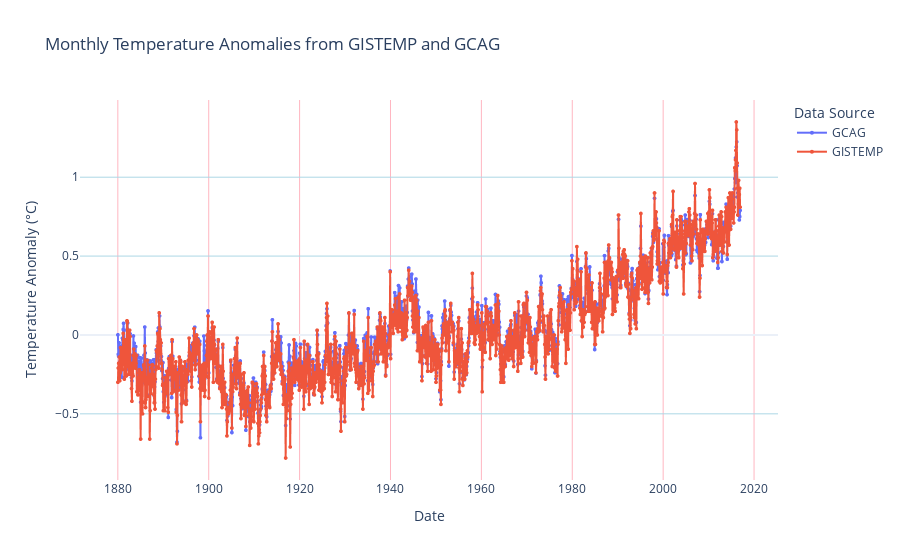

Notebook source saved alongside this figure:
### Markdown cell above
anomalie temperature

### Code cell
import pandas as pd
import plotly.express as px

# Carica il file CSV in un DataFrame
data_path = r'C:\Users\Luca_\Python Epicode\Progetto Climate Change\Sistemati\Temperature\Anomalie mensili tempertura dal 1880 al 2022.csv'
monthly_anomalies = pd.read_csv(data_path)

# Assicurati che la colonna 'Date' sia in formato datetime
monthly_anomalies['Date'] = pd.to_datetime(monthly_anomalies['Date'])

# Crea il grafico a linee con Plotly
fig = px.line(monthly_anomalies, x='Date', y='Mean', color='Source',
              title='Monthly Temperature Anomalies from GISTEMP and GCAG',
              labels={'Mean': 'Temperature Anomaly (°C)', 'Date': 'Date'},
              template='plotly_white')

# Personalizza il grafico
fig.update_traces(mode='lines+markers', hoverinfo='x+y+text', marker=dict(size=4))
fig.update_layout(legend_title_text='Data Source')
fig.update_xaxes(showgrid=True, gridwidth=1, gridcolor='LightPink')
fig.update_yaxes(showgrid=True, gridwidth=1, gridcolor='LightBlue')

# Mostra il grafico
fig.show()

# Salva il grafico come file HTML per la visualizzazione esterna
fig.write_html('monthly_temperature_anomalies_interactive.html')

### Figure 1 — Plotly figure (JSON) as saved in the notebook; plotly's stock layout.template omitted (floating-point values rounded to 4 significant figures; data arrays with more than 128 entries replaced by an {"elided": "..."} marker saying what was removed)
{"data": [{"hoverinfo": "x+y+text", "hovertemplate": "Source=GCAG<br>Date=%{x}<br>Temperature Anomaly (°C)=%{y}<extra></extra>", "legendgroup": "GCAG", "line": {"color": "#636efa", "dash": "solid"}, "marker": {"size": 4, "symbol": "circle"}, "mode": "lines+markers", "name": "GCAG", "showlegend": true, "type": "scattergl", "x": {"elided": "1644 str values"}, "xaxis": "x", "y": {"elided": "1644 float values"}, "yaxis": "y"}, {"hoverinfo": "x+y+text", "hovertemplate": "Source=GISTEMP<br>Date=%{x}<br>Temperature Anomaly (°C)=%{y}<extra></extra>", "legendgroup": "GISTEMP", "line": {"color": "#EF553B", "dash": "solid"}, "marker": {"size": 4, "symbol": "circle"}, "mode": "lines+markers", "name": "GISTEMP", "showlegend": true, "type": "scattergl", "x": {"elided": "1644 str values"}, "xaxis": "x", "y": {"elided": "1644 float values"}, "yaxis": "y"}], "layout": {"legend": {"title": {"text": "Data Source"}, "tracegroupgap": 0}, "title": {"text": "Monthly Temperature Anomalies from GISTEMP and GCAG"}, "xaxis": {"anchor": "y", "domain": [0, 1], "gridcolor": "LightPink", "gridwidth": 1, "showgrid": true, "title": {"text": "Date"}}, "yaxis": {"anchor": "x", "domain": [0, 1], "gridcolor": "LightBlue", "gridwidth": 1, "showgrid": true, "title": {"text": "Temperature Anomaly (°C)"}}}}
